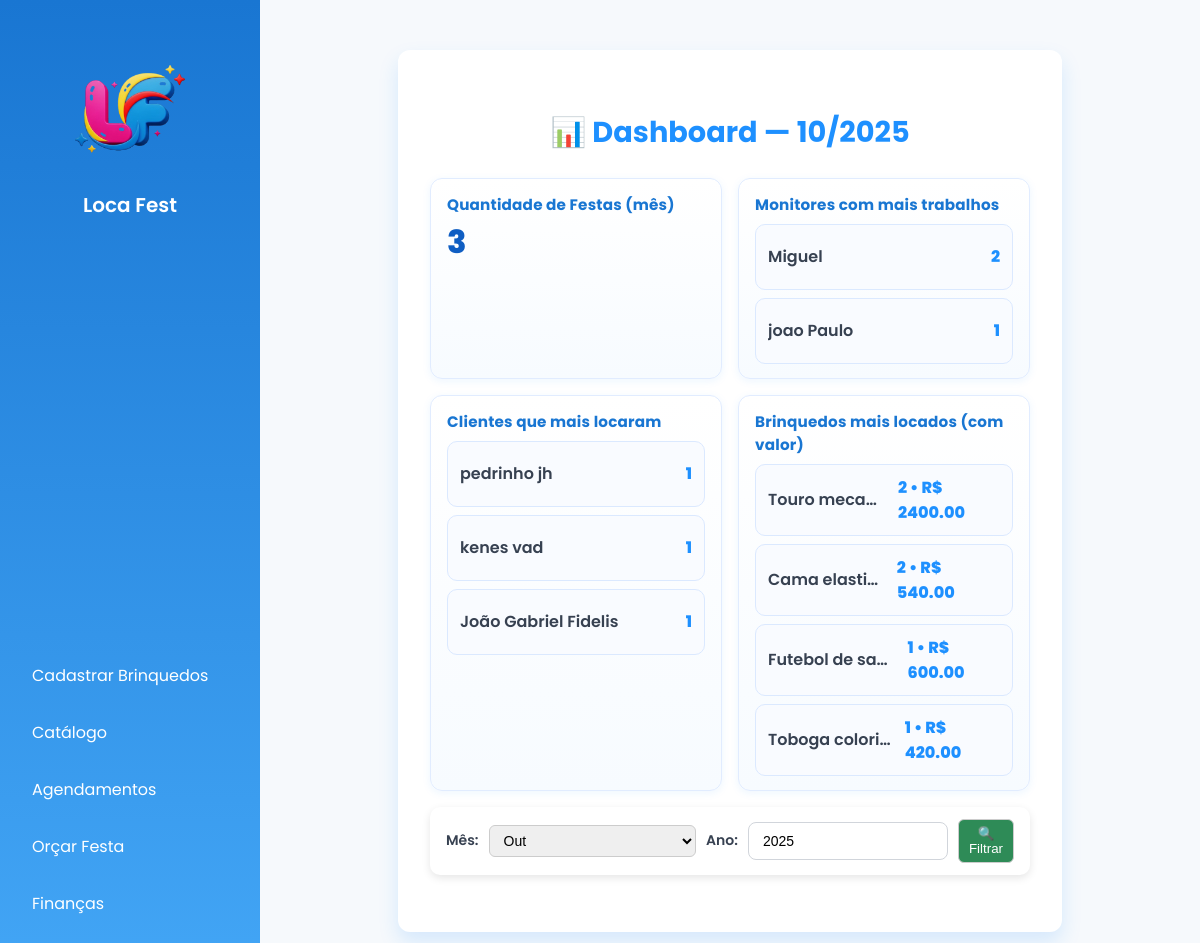
The page / on the database its author committed.
### storage.py (models this page shows)
class Monitor(db.Model):
    id = db.Column(db.Integer, primary_key=True)
    nome = db.Column(db.String(100), nullable=False)
    telefone = db.Column(db.String(20))
    disponibilidade = db.Column(db.Boolean, default=True)  # True = disponível

class Orcamento(db.Model):
    id = db.Column(db.Integer, primary_key=True)
    nome_cliente = db.Column(db.String(100), nullable=False)
    telefone = db.Column(db.String(20))
    endereco = db.Column(db.String(200))
    brinquedos = db.relationship('Brinquedo', secondary='orcamento_brinquedo')
    valor_total = db.Column(db.Float, nullable=False)
    agendado = db.Column(db.Boolean, default=False)
    data_festa = db.Column(db.Date, nullable=True)
    hora_festa = db.Column(db.Time, nullable=True)
    monitor_id = db.Column(db.Integer, db.ForeignKey('monitor.id'), nullable=True)
    monitor = db.relationship('Monitor', backref='orcamentos')

class Brinquedo(db.Model):
    id = db.Column(db.Integer, primary_key=True)
    nome = db.Column(db.String(100), nullable=False)
    tamanho = db.Column(db.String(50))
    preco = db.Column(db.Float, nullable=False)
    faixa_etaria = db.Column(db.String(50))
    caminho_imagem = db.Column(db.String(200))

### routes.py (the view)
@app.route('/')
def home():
    hoje = datetime.date.today()
    mes = request.args.get('mes', type=int, default=hoje.month)
    ano = request.args.get('ano', type=int, default=hoje.year)
    festas_mes = (
        Orcamento.query
        .filter(
            db.extract('month', Orcamento.data_festa) == mes,
            db.extract('year', Orcamento.data_festa) == ano,
            Orcamento.agendado == True
        )
        .count()
    )
    monitores_top = (
        db.session.query(
            Monitor.nome.label('nome'),
            db.func.count(Orcamento.id).label('qtd')
        )
        .join(Orcamento, Orcamento.monitor_id == Monitor.id)
        .filter(
            db.extract('month', Orcamento.data_festa) == mes,
            db.extract('year', Orcamento.data_festa) == ano,
            Orcamento.agendado == True
        )
        .group_by(Monitor.id)
        .order_by(db.desc('qtd'))
        .limit(5)
        .all()
    )
    clientes_top = (
        db.session.query(
            Orcamento.nome_cliente.label('nome'),
            db.func.count(Orcamento.id).label('qtd')
        )
        .filter(
            db.extract('month', Orcamento.data_festa) == mes,
            db.extract('year', Orcamento.data_festa) == ano,
            Orcamento.agendado == True
        )
        .group_by(Orcamento.nome_cliente)
        .order_by(db.desc('qtd'))
        .limit(5)
        .all()
    )
    brinquedos_top = (
        db.session.query(
            Brinquedo.nome.label('nome'),
            db.func.count(Orcamento.id).label('qtd'),
            db.func.sum(Brinquedo.preco).label('valor_mes')
        )
        .select_from(Orcamento)
        .join(Orcamento.brinquedos)  # requer relacionamento definido no modelo
        .filter(
            db.extract('month', Orcamento.data_festa) == mes,
            db.extract('year', Orcamento.data_festa) == ano,
            Orcamento.agendado == True
        )
        .group_by(Brinquedo.id)
        .order_by(db.desc('qtd'))
        .limit(5)
        .all()
    )
    page_content = render_template(
        'dashboard.html',
        mes=mes,
        ano=ano,
        festas_mes=festas_mes,
        monitores_top=monitores_top,
        clientes_top=clientes_top,
        brinquedos_top=brinquedos_top
    )
    return render_template(
        'home.html',
        active_page='home',
        page_title='Dashboard',
        page_content=page_content
    )

### templates/dashboard.html
<div class="card">
  <h3>📊 Dashboard — {{ '%02d' % mes }}/{{ ano }}</h3>
  <div class="dashboard-grid">
    <div class="metric">
      <h4>Quantidade de Festas (mês)</h4>
      <p class="metric-value">{{ festas_mes }}</p>
    </div>
    <div class="metric">
      <h4>Monitores com mais trabalhos</h4>
      <ul class="list-ranking">
        {% for m in monitores_top %}
          <li><span>{{ m.nome }}</span> <strong>{{ m.qtd }}</strong></li>
        {% else %}
          <li>Sem dados no período.</li>
        {% endfor %}
      </ul>
    </div>
    <div class="metric">
      <h4>Clientes que mais locaram</h4>
      <ul class="list-ranking">
        {% for c in clientes_top %}
          <li><span>{{ c.nome or '—' }}</span> <strong>{{ c.qtd }}</strong></li>
        {% else %}
          <li>Sem dados no período.</li>
        {% endfor %}
      </ul>
    </div>
    <div class="metric">
      <h4>Brinquedos mais locados (com valor)</h4>
      <ul class="list-ranking">
        {% for b in brinquedos_top %}
          <li>
            <span>{{ b.nome }}</span>
            <strong>{{ b.qtd }} • R$ {{ '%.2f'|format(b.valor_mes or 0) }}</strong>
          </li>
        {% else %}
          <li>Sem dados no período.</li>
        {% endfor %}
      </ul>
    </div>
  </div>
  <form method="get" action="/" class="filtro-financeiro" style="margin-top:16px;">
    <label for="mes">Mês:</label>
    <select name="mes" id="mes">
      {% for i in range(1, 13) %}
        <option value="{{ i }}" {% if i == mes %}selected{% endif %}>
          {{ ['Jan','Fev','Mar','Abr','Mai','Jun','Jul','Ago','Set','Out','Nov','Dez'][i-1] }}
        </option>
      {% endfor %}
    </select>
    <label for="ano">Ano:</label>
    <input type="number" name="ano" id="ano" value="{{ ano }}">
    <button type="submit">🔍 Filtrar</button>
  </form>
</div>

### static/style.css (style rules this page uses)
body { margin: 0; font-family: 'Poppins', sans-serif; background: #f6f9fc; color: #333; }
.card { max-width: 500px; margin: 10px auto 0 auto; background: #fff; border-radius: 12px; box-shadow: 0 8px 24px rgba(0,0,0,0.12); font-family: 'Poppins', sans-serif; overflow: hidden; transition: transform 0.3s ease, box-shadow 0.3s ease; }
.filtro-financeiro { display: flex; align-items: center; gap: 10px; flex-wrap: nowrap; background: #fff; padding: 12px 16px; border-radius: 10px; box-shadow: 0 3px 8px rgba(0,0,0,0.1); margin-bottom: 25px; }
.filtro-financeiro label { display: flex; align-items: center; gap: 8px; margin: 0; }
.filtro-financeiro select, .filtro-financeiro input, .filtro-financeiro button { padding: 6px 10px; border-radius: 6px; border: 1px solid #ccc; margin: 0; }
#mes { min-width: 110px; }
#ano { width: 200px; }
.filtro-financeiro button { background: #2e8b57; color: white; cursor: pointer; transition: 0.2s; }
form label { display: block; margin-bottom: 16px; color: #374151; font-size: 14px; font-weight: 600; }
form input[type="text"], form input[type="number"], form input[type="file"], form select { width: 100%; padding: 10px 14px; font-size: 14px; border: 1.5px solid #d1d5db; border-radius: 8px; transition: border-color 0.3s, box-shadow 0.3s; box-sizing: border-box; }
.card { max-width: 600px; margin: 18px auto 0 auto; padding: 2rem; background: white; border-radius: 12px; box-shadow: 0 10px 20px rgba(30, 144, 255, 0.15); transition: box-shadow 0.3s ease, transform 0.3s ease; }
.card h3 { text-align: center; color: #1E90FF; font-weight: 700; margin-bottom: 1.5rem; font-size: 1.8rem; }
label { margin-top: 1rem; font-size: 0.9rem; display: flex; align-items: center; cursor: pointer; }
.card .dashboard-grid { display: grid; grid-template-columns: repeat(auto-fit, minmax(220px, 1fr)); gap: 16px; margin-top: 12px; align-items: stretch; }
.card .metric { background: linear-gradient(180deg, #ffffff 0%, #f7fbff 100%); border: 1px solid #e1ecff; border-radius: 12px; padding: 14px 16px; box-shadow: 0 2px 8px rgba(30, 144, 255, 0.08); transition: transform 0.2s ease, box-shadow 0.2s ease; }
.card .metric h4 { margin: 0 0 8px 0; color: #1976d2; font-size: 0.95rem; letter-spacing: 0.2px; }
.card .metric .metric-value { margin: 0; font-size: 2rem; font-weight: 800; color: #0f5ec3; line-height: 1.1; }
.card .list-ranking { list-style: none; margin: 8px 0 0 0; padding: 0; display: flex; flex-direction: column; gap: 8px; }
.card .list-ranking li { display: flex; align-items: center; justify-content: space-between; gap: 12px; padding: 10px 12px; background: #f9fbff; border: 1px solid #dbe9ff; border-radius: 10px; min-height: 44px; transition: background-color 0.2s ease, border-color 0.2s ease; }
.card .list-ranking li span { color: #374151; font-weight: 600; overflow: hidden; text-overflow: ellipsis; white-space: nowrap; }
.card .list-ranking li strong { color: #1E90FF; font-weight: 800; }

### rows shown on the page
Monitor: nome "Miguel", qtd "2"
Monitor: nome "joao Paulo", qtd "1"
Orcamento: nome_cliente "pedrinho jh", qtd "1"
Orcamento: nome_cliente "kenes vad", qtd "1"
Orcamento: nome_cliente "João Gabriel Fidelis", qtd "1"
Brinquedo: nome "Touro meca…", qtd "2", valor_mes "2400.00"
Brinquedo: nome "Cama elasti…", qtd "2", valor_mes "540.00"
Brinquedo: nome "Futebol de sa…", qtd "1", preco "600.00"
Brinquedo: nome "Toboga colori…", qtd "1", preco "420.00"

### other values the page prints
{{ '%02d' % mes }} "10"
{{ ano }} "2025"
{{ festas_mes }} "3"
form field mes "Out"
